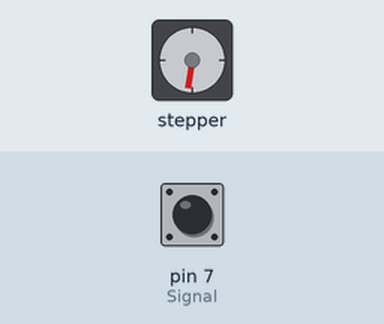
Bench run of a sketch on a simulated Arduino Uno, built with avr-gcc and run on an emulated ATmega328P. Parts: stepper motor. Wiring (inferred from the names in the program): stepper motor driver (200 steps per turn assumed): step pin 3; direction pin 2; enable pin 5. The test bench sets the inputs (shaded band); at power-on: pin 7 (Signal) LOW. What the sketch prints to the serial monitor is not drawn.

Above: at 1.2 s.
1.3 s: pin 7 (Signal) driven HIGH
3.3 s: pin 7 (Signal) driven LOW
At 3.91 s:
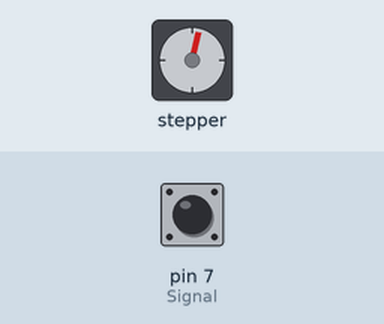
6.3 s: pin 7 (Signal) driven HIGH
7.8 s: pin 7 (Signal) driven LOW
At 8.41 s:
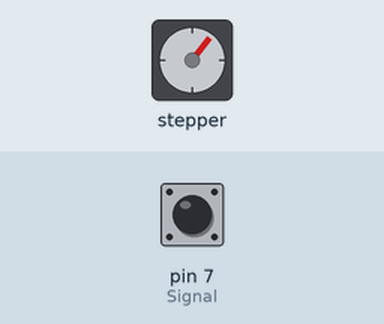
At 10.74 s:
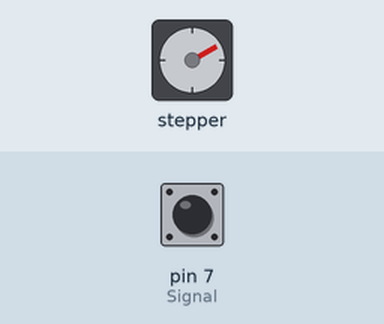
10.8 s: pin 7 (Signal) driven HIGH
At 11.9 s:
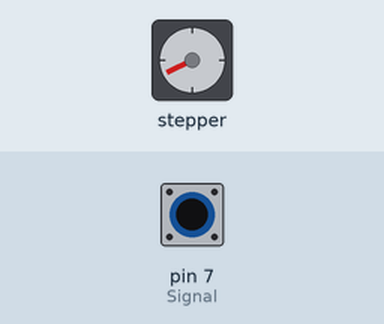
12.3 s: pin 7 (Signal) pulsed LOW 5 times (0.12 s each, 0.3 s apart)
Timing chart, 0 to 15.3 s (numbered marks = the images above; inputs shaded):
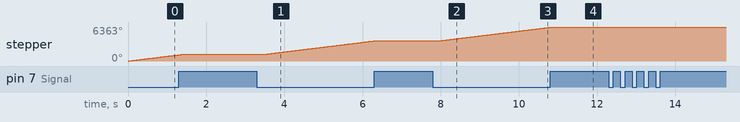

The sketch:

NEMA17STEPPER_FOR_CLAY.ino
```cpp
/*     Simple Stepper Motor Control Exaple Code

    by Dejan Nedelkovski, www.HowToMechatronics.com

*/

// defines pins numbers
#define stepPin 3
#define dirPin 2
#define Signal 7
#define Enable 5

int speedretraction  = 1000;
int speedextruding = 1000;
int retractionamount = 100;
int robotIO = 0;

void setup() {
  Serial.begin(115200);
  // Sets the two pins as Outputs
  pinMode(stepPin, OUTPUT);
  pinMode(dirPin, OUTPUT);
  pinMode (Signal, INPUT);
  pinMode (Enable, OUTPUT);
}
void loop() {
  int robotIO = digitalRead(Signal);

  if (robotIO == HIGH) {
    digitalWrite(Enable, HIGH); // // ALLOW ON EXTRUSION
    digitalWrite(dirPin, LOW); // // ROTATE CW
    // Code to extrude (produce the steps)
    digitalWrite(stepPin, HIGH);
    delayMicroseconds(speedextruding);
    digitalWrite(stepPin, LOW);
    delayMicroseconds(speedextruding);
    Serial.println("extrusion mode");
  }
  else if (robotIO == LOW) {
    digitalWrite (dirPin, HIGH); // ROTATE CCW
    Serial.println("MOTOR STOPPER");
    //Code to extrude (produce the steps) Makes 200 pulses for making one full cycle rotation
    for (int i = 0; i <= retractionamount ; i++) {
      digitalWrite(stepPin, HIGH);
      delayMicroseconds(speedretraction);
      digitalWrite(stepPin, LOW);
      delayMicroseconds(speedretraction);

    }
    Serial.println("retractionmode");
    digitalWrite(Enable, LOW); // // ALLOW ON EXTRUSION
  }
}


/* delay(1000); // One second delay

  digitalWrite(dirPin,LOW); //Changes the rotations direction
  // Makes 400 pulses for making two full cycle rotation
  for(int x = 0; x < 400; x++) {
   digitalWrite(stepPin,HIGH);
   delayMicroseconds(500);
   digitalWrite(stepPin,LOW);
   delayMicroseconds(500);
  }
  delay(1000);
  }
*/
```

Measured:
- after the input at 3.3 s, stepper: keeps turning clockwise at about 894°/s, starting after 0.21 s
- after the input at 7.8 s, stepper: keeps turning clockwise at about 894°/s, starting after 0.20 s
